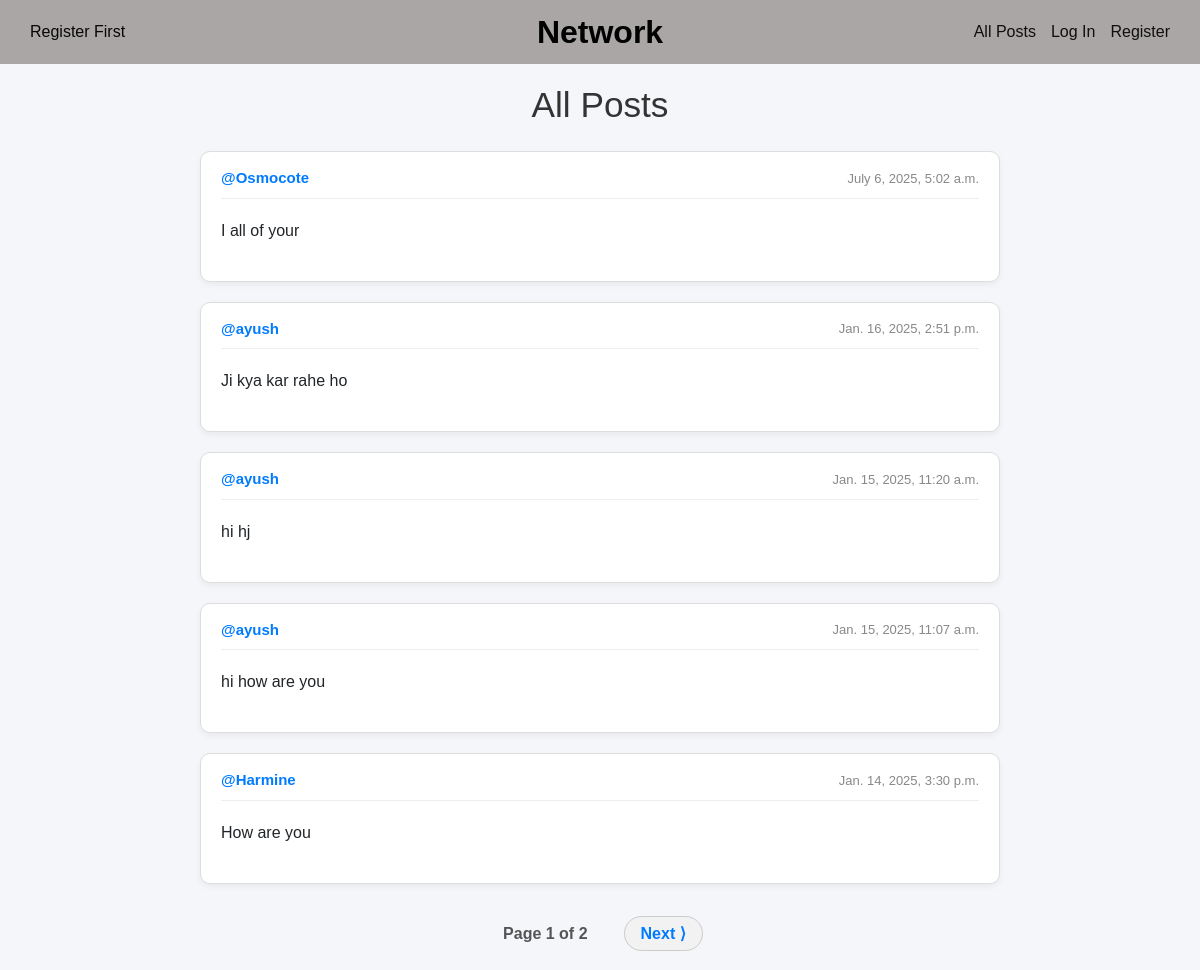
Before: / with the older database file.
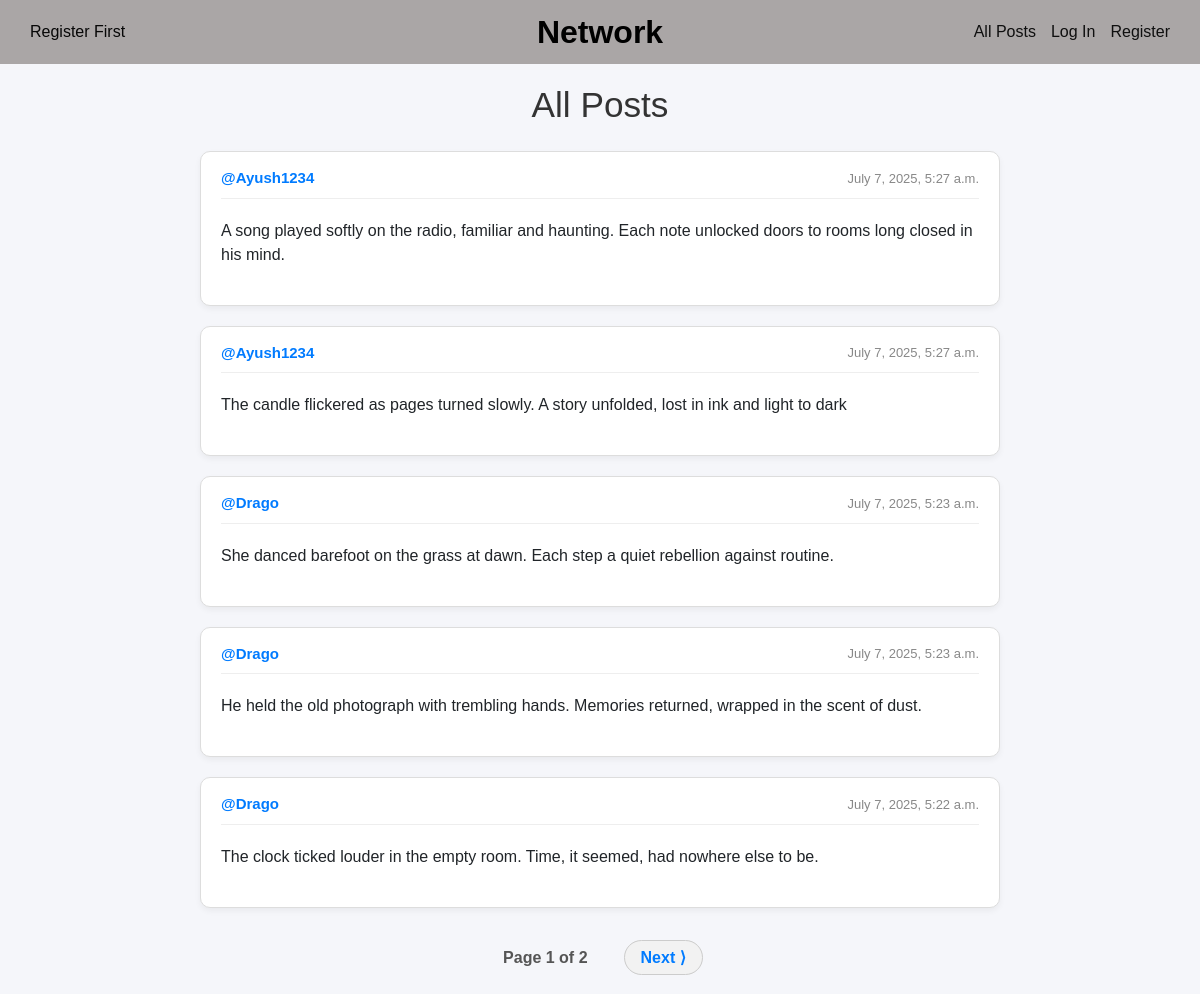
After: the same page with the newer database file.
### network/models.py (models this page shows, shortened)
class Post(models.Model):
    content = models.CharField(max_length=140)
    user = models.ForeignKey(User, on_delete=models.CASCADE, related_name="author")
    date=models.DateTimeField(auto_now_add=True)

class User(AbstractUser):
    pass

### network/views.py (the view)
# urls.py: path("", views.index, name="index"),
def index(request):
    allPosts = Post.objects.all().order_by("-id")  # Keep latest first
    paginator = Paginator(allPosts, 5)
    page_number = request.GET.get('page')
    posts_of_the_page = paginator.get_page(page_number)
    whoYouLiked = []
    if request.user.is_authenticated:
        whoYouLiked = list(
            Like.objects.filter(user=request.user)
            .values_list('post__id', flat=True)
        )
    return render(request, "network/index.html", {
        "posts_of_the_page": posts_of_the_page,
        "whoYouLiked": whoYouLiked
    })

### network/templates/network/index.html (shortened to what this page needs)
{% extends "network/layout.html" %}
{% block body %}
<div class="container">
  <h1 class="page-title">All Posts</h1>
  {% for post in posts_of_the_page %}
    <div class="post-card">
      <div class="post-header">
        <strong><a href="{% url 'profile' user_id=post.user.id %}">@{{ post.user }}</a></strong>
        <span class="post-date">{{ post.date }}</span>
      </div>
      <div id="content_{{ post.id }}" class="post-content">
        {{ post.content }}
      </div>
    </div>
  {% endfor %}
<div class="pagination">
  <ul class="pagination-list">
    <li class="current-page">Page {{ posts_of_the_page.number }} of {{ posts_of_the_page.paginator.num_pages }}</li>
    {% if posts_of_the_page.has_next %}
      <li><a class="pagination-btn" href="?page={{ posts_of_the_page.next_page_number }}">Next ⟩</a></li>
    {% endif %}
  </ul>
</div>
</div>
{% endblock %}

### network/templates/network/layout.html (shortened to what this page needs)
{% load static %}
<!DOCTYPE html>
<html lang="en">
    <head>
        <link rel="stylesheet" href="https://cdnjs.cloudflare.com/ajax/libs/font-awesome/6.7.2/css/all.min.css" />
        <link rel="stylesheet" href="https://stackpath.bootstrapcdn.com/bootstrap/4.4.1/css/bootstrap.min.css">
        <link rel="stylesheet" href="https://cdnjs.cloudflare.com/ajax/libs/font-awesome/6.7.2/css/all.min.css" />
        <link href="{% static 'network/styles.css' %}" rel="stylesheet">
    </head>
<body>
    <div>
        <div>
            <div class="navbar">
                <div class="user-info">
                    {% if user.is_authenticated %}
                        <a href="{% url 'profile' user.id %}"><strong>{{ user.username }}</strong></a>
                    {% else %}
                        Register First
                    {% endif %}
                </div>
                <div class="site-title">Network</div>
                <ul class="nav-links">
                    <li><a href="{% url 'index' %}">All Posts</a></li>
                    {% if user.is_authenticated %}
                        <li><a href="{% url 'createPost' %}">Create Post</a></li>
                        <li><a href="{% url 'following' %}">Following</a></li>
                        <li><a href="{% url 'logout' %}">Log Out</a></li>
                    {% else %}
                        <li><a href="{% url 'login' %}">Log In</a></li>
                        <li><a href="{% url 'register' %}">Register</a></li>
                    {% endif %}
                </ul>
            </div>
            <div>
                <div>
                    {% block body %}
                    {% endblock %}
                </div>
            </div>
        </div>
    </div>
</body>
</html>

### network/static/network/styles.css (style rules this page uses)
body { margin: 0; font-family: Arial, sans-serif; background-color:#f5f6fa; }
.navbar { display: flex; align-items: center; justify-content: space-between; background-color: #aaa6a6; position: relative; padding: 20px 30px; color: rgb(7, 7, 7); margin-bottom: 20px; }
.user-info a, .nav-links a { color: rgb(15, 15, 15); text-decoration: none; }
.site-title { position: absolute; left: 50%; transform: translateX(-50%); font-size: 2rem; font-weight: bold; color: #000; }
.nav-links { display: flex; list-style: none; margin: 0; padding: 0; gap: 15px; }
.page-title { text-align: center; font-size: 2.2rem; margin-bottom: 25px; color: #333; }
.post-card { background-color: white; border: 1px solid #ddd; border-radius: 10px; padding: 15px; margin: 15px auto; width: 80%; box-shadow: 0 3px 6px rgba(0, 0, 0, 0.05); transition: transform 0.2s ease; }
.post-header { display: flex; justify-content: space-between; align-items: center; font-size: 15px; margin-bottom: 12px; border-bottom: 1px solid #eee; padding-bottom: 8px; }
.post-header a { color: #007bff; text-decoration: none; font-weight: bold; }
.post-date { color: #888; font-size: 13px; }
.post-content { font-size: 16px; margin-bottom: 15px; padding: 8px 0; line-height: 1.5; word-wrap: break-word; }
.pagination { display: flex; justify-content: center; margin-top: 30px; }
.pagination-list { list-style: none; padding: 0; display: flex; gap: 10px; align-items: center; }
.pagination-btn { padding: 8px 16px; background-color: #f2f2f2; border: 1px solid #ccc; border-radius: 20px; text-decoration: none; color: #333; transition: background-color 0.2s ease; }
.current-page { padding: 8px 16px; font-weight: bold; color: #555; }
.post-card { background: #fff; border: 1px solid #ddd; border-radius: 10px; padding: 15px 20px; margin: 20px auto; max-width: 800px; }
.pagination { text-align: center; margin-top: 30px; }
.pagination a { margin: 0 10px; color: #007bff; text-decoration: none; font-weight: bold; }

Changed rows visible on the page:
removed Post: user "Osmocote", date "July 6, 2025, 5:02 a.m.", content "I all of your"
removed Post: user "ayush", date "Jan. 16, 2025, 2:51 p.m.", content "Ji kya kar rahe ho"
removed Post: user "ayush", date "Jan. 15, 2025, 11:20 a.m.", content "hi hj"
removed Post: user "ayush", date "Jan. 15, 2025, 11:07 a.m.", content "hi how are you"
removed Post: user "Harmine", date "Jan. 14, 2025, 3:30 p.m.", content "How are you"
added Post: user "Ayush1234", date "July 7, 2025, 5:27 a.m.", content "A song played softly on the radio, familiar and haunting. Each note unlocked doors to rooms long closed in his mind."
added Post: user "Ayush1234", date "July 7, 2025, 5:27 a.m.", content "The candle flickered as pages turned slowly. A story unfolded, lost in ink and light to dark"
added Post: user "Drago", date "July 7, 2025, 5:23 a.m.", content "She danced barefoot on the grass at dawn. Each step a quiet rebellion against routine."
added Post: user "Drago", date "July 7, 2025, 5:23 a.m.", content "He held the old photograph with trembling hands. Memories returned, wrapped in the scent of dust."
now on this page (row edited): Post: user "Drago", date "July 7, 2025, 5:22 a.m.", content "The clock ticked louder in the empty room. Time, it seemed, had nowhere else to be."
